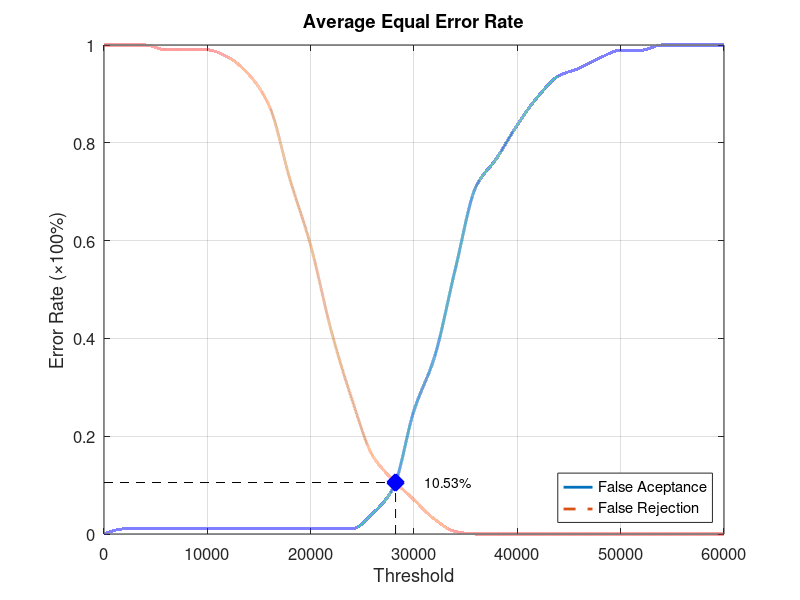
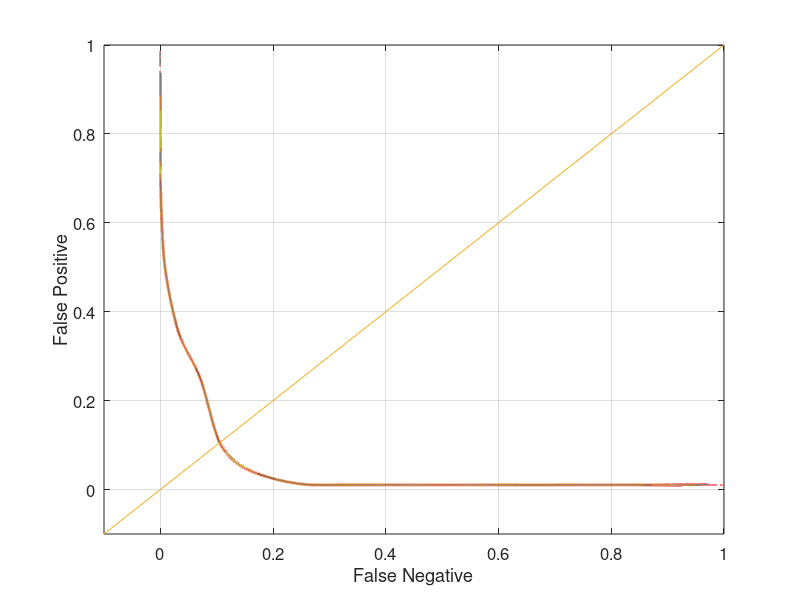

MATLAB code for these plots, in order:
function yEER = Database3_1
close all;
clear;
clc;
x = 0:2000:60000;
xq = 0:0.5:60000;

y0 = [0 0.0105263 0.0105263 0.0105263 0.0105263 0.0105263 0.0105263 0.0105263 0.0105263 0.0105263 0.0105263 0.0105263 0.0105263 0.0421053 0.0947368 0.252632 0.363158 0.542105 0.710526 0.768421 0.836842 0.894737 0.936842 0.952632 0.973684 0.989474 0.989474 1 1 1 1];
yy0 = interp1(x, y0, xq, 'pchip');
y1 = [1 1 1 0.99 0.99 0.99 0.975 0.94 0.875 0.725 0.59 0.415 0.275 0.16 0.11 0.07 0.03 0.005 0 0 0 0 0 0 0 0 0 0 0 0 0];
yy1 = interp1(x, y1, xq, 'pchip');

% Calculating EER: 
y2 = abs(y0 - y1);
find(y2 == min(y2))
yy2 = abs(yy0 - yy1);
xEER = find(yy2 == min(yy2));
xEERIndex = xq(xEER) % X-axis EER
yEER = yy0(xEER) % Y-axis EER

main = figure
plot(xq, yy0,'-','LineWidth', 2);	hold on
plot(xq, yy1,'--','LineWidth', 2);	hold on
plot([xEERIndex xEERIndex], [0 yEER], 'k--');	hold on
plot([0 xEERIndex], [yEER yEER], 'k--');	hold on
plot(xEERIndex, yEER, 'bx', 'LineWidth', 10);	hold on
text(xEERIndex + 10 * xEERIndex / 100, yEER, [num2str(round((10000 * yEER)) / 100) '%'])
legend('False Aceptance', 'False Rejection', 'Location', 'SouthEast')
xlabel('Threshold')
ylabel('Error Rate (\times100%)')
title('Average Equal Error Rate')
set(gca, 'FontSize', 12)
axis([0 60000 0 1])
grid on

print(main, 'Database3_1Main', '-dpng');
FNRxFPR = figure('Color', [1 1 1]);
plot(yy1, yy0, '-', yy1, yy0, 'LineWidth', 2);
hold on
y = -0.1:0.1:1
plot(y, y); 
set(gca, 'FontSize', 12)
xlabel('False Negative')
ylabel('False Positive')
axis([-0.1 1 -0.1 1])
set(gca, 'FontSize', 12)
grid on

print(FNRxFPR, 'Database3_1FNRxFPR','-dpng');
end
